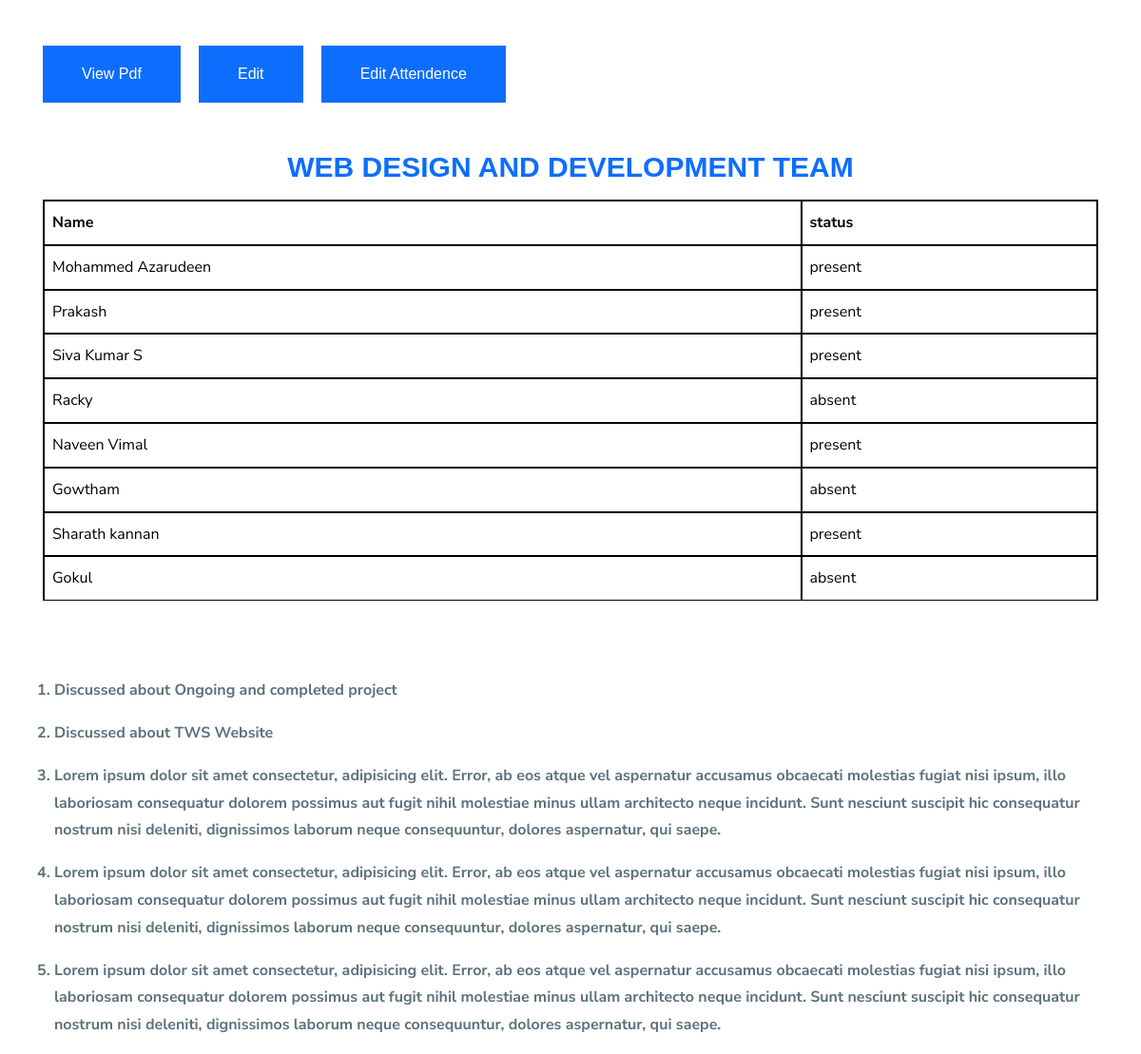
The page /view-mom.php?dob=2023-09-23 on the database its author committed.
### tables this page shows
CREATE TABLE IF NOT EXISTS `status` (
  `id` int(11) NOT NULL AUTO_INCREMENT,
  `emp_id` varchar(120) DEFAULT NULL,
  `name` varchar(200) DEFAULT NULL,
  `attendance_status` varchar(100) DEFAULT NULL,
  `dob` date DEFAULT NULL,
  PRIMARY KEY (`id`)
);

CREATE TABLE IF NOT EXISTS `mom` (
  `id` int(11) NOT NULL AUTO_INCREMENT,
  `title` varchar(200) DEFAULT NULL,
  `dob` date DEFAULT NULL,
  `point1` varchar(500) DEFAULT NULL,
  `point2` varchar(500) DEFAULT NULL,
  `point3` varchar(500) DEFAULT NULL,
  `point4` varchar(500) DEFAULT NULL,
  `point5` varchar(500) DEFAULT NULL,
  PRIMARY KEY (`id`)
);

### view-mom.php (the view, shortened to what this page needs)
<?php include 'header.php';?>
<div class="container mt-5">
<?php
$con = mysqli_connect('localhost','root','');
mysqli_select_db($con ,'project');
$id=$_GET['dob'];
   $query = "select * from mom where dob='$id' ";
   $result = mysqli_query($con, $query);
if ($rows = mysqli_fetch_assoc($result)) {
    ?>
    <a href="view-mom-pdf.php?dob=<?php echo $rows['dob']; ?>" class="btn btn-primary">View Pdf
    </a>
    <a href="edit-mom.php?dob=<?php echo $rows['dob']; ?>" class="btn btn-primary">Edit
    </a>
    <a href="edit-attendence.php?dob=<?php echo $rows['dob']; ?>" class="btn btn-primary">Edit Attendence
    </a>
    <?php
}
?>
</div>
<?php
$id=$_GET['dob'];?>
<!DOCTYPE html>
<html lang="en">
<head>
    <link rel="stylesheet" href="./css/bootstrap.min.css">
	<link href="./css/style.css" rel="stylesheet">
</head>
<body>
<?php
$con = mysqli_connect('localhost','root','');
mysqli_select_db($con ,'project');
$query1="select * from status where dob='$id' ";
$result=mysqli_query($con,$query1);
?>
<div class="container mt-5">
<h2 class="text-center text-primary">WEB DESIGN AND DEVELOPMENT TEAM</h2>
<div class="row d-flex justify-content-center">
<div class="col-lg-12 ">
<table class="table ">
    <tr>
        <th>Name</th>
        <th>status</th>
    </tr>
<?php while($rows=mysqli_fetch_assoc($result))
		{
		?>
<tr
<?php
if ($rows['attendance_status'] == 'absent')
{
    ?>
style="background-color: red !important;color:white;"
<?php
}
?>>
 <td ><?php echo $rows['name'];?></td>
 <td><?php echo $rows['attendance_status'];?></td>
        </tr>
        <?php }
        ?>
        </div>
</div>
</div>
<?php
 $query="select * from mom where dob='$id' ";
$result=mysqli_query($con,$query);
?>
<?php while($rows1=mysqli_fetch_assoc($result))
		{
		?>
<div class="container">
    <div class="row border1 mt-5">
<ul>
    <li> <?php echo $rows1['point1'];?></li>
    <li> <?php echo $rows1['point2'];?></li>
    <li> <?php echo $rows1['point3'];?></li>
    <li> <?php echo $rows1['point4'];?></li>
    <li> <?php echo $rows1['point5'];?></li>
    </ul>
<?php
}
?>
</div>
        </div>
</body>
</html>

### header.php (shortened to what this page needs)
<!doctype html>
<html class="no-js" lang="zxx">
<head>
    <link rel="stylesheet" href="css/font-icons.css">
    <link rel="stylesheet" href="css/plugins.css">
    <link rel="stylesheet" href="css/style.css">
    <link rel="stylesheet" href="css/responsive.css">
</head>
<body>
<div class="body-wrapper">

### css/responsive.css (style rules this page uses)
@media (min-width: 1200px) { .container { max-width: 1200px; } }

### view-mom.php (style rules this page uses)
th,td { border:2px solid black; background-color: #fff; }
.border1 { font-weight: bold; }
li { list-style-type: number; }

### rows shown on the page
status: name "Mohammed Azarudeen", attendance_status "present"
status: name "Prakash", attendance_status "present"
status: name "Siva Kumar S", attendance_status "present"
status: name "Racky", attendance_status "absent"
status: name "Naveen Vimal", attendance_status "present"
status: name "Gowtham", attendance_status "absent"
status: name "Sharath kannan", attendance_status "present"
status: name "Gokul", attendance_status "absent"
mom: point1 "Discussed about Ongoing and completed project", point2 "Discussed about TWS Website", point3 "Lorem ipsum dolor sit amet consectetur, adipisicing elit. Error, ab eos atque vel aspernatur accusamus obcaecati molestias fugiat nisi ipsum, illo laboriosam consequatur dolorem possimus aut fugit nihil molestiae minus ullam architecto neque incidunt. Sunt nesciunt suscipit hic consequatur nostrum nisi deleniti, dignissimos laborum neque consequuntur, dolores aspernatur, qui saepe.", point4 "Lorem ipsum dolor sit amet consectetur, adipisicing elit. Error, ab eos atque vel aspernatur accusamus obcaecati molestias fugiat nisi ipsum, illo laboriosam consequatur dolorem possimus aut fugit nihil molestiae minus ullam architecto neque incidunt. Sunt nesciunt suscipit hic consequatur nostrum nisi deleniti, dignissimos laborum neque consequuntur, dolores aspernatur, qui saepe.", point5 "Lorem ipsum dolor sit amet consectetur, adipisicing elit. Error, ab eos atque vel aspernatur accusamus obcaecati molestias fugiat nisi ipsum, illo laboriosam consequatur dolorem possimus aut fugit nihil molestiae minus ullam architecto neque incidunt. Sunt nesciunt suscipit hic consequatur nostrum nisi deleniti, dignissimos laborum neque consequuntur, dolores aspernatur, qui saepe."
